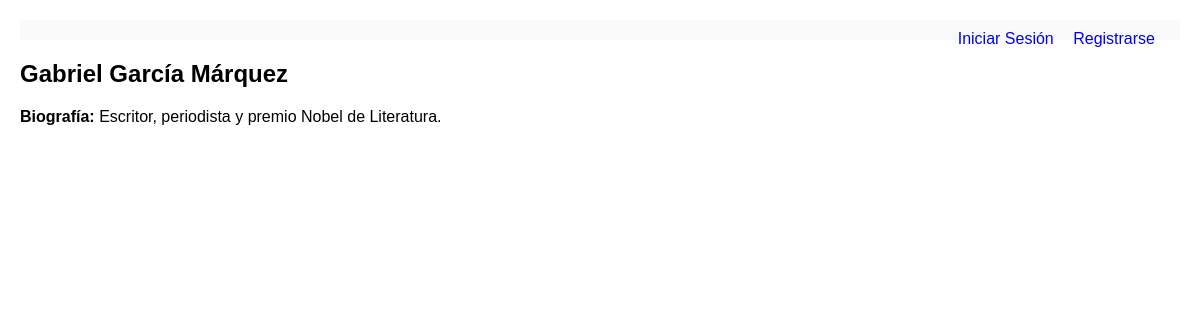
The app's page /autores/1/ with its own data.
### biblioteca/models.py (models this page shows, shortened)
class Autor(models.Model):
    nombre = models.CharField(max_length=100, help_text="Nombre completo del autor")
    fecha_nacimiento = models.DateField(null=True, blank=True)
    nacionalidad = models.CharField(max_length=50, blank=True)
    biografia = models.TextField(blank=True, help_text="Biografía del autor")
    fecha_creacion = models.DateTimeField(auto_now_add=True)
    class Meta:
        verbose_name = "Autor"
        verbose_name_plural = "Autores"
        ordering = ['nombre']

### biblioteca/views.py (the view)
# urls.py: path('autores/<int:autor_id>/', views.detalle_autor, name='detalle_autor'),
def detalle_autor(request, autor_id):
    autor = get_object_or_404(Autor, id=autor_id)
    return render(request, 'biblioteca/detalle_autor.html', {
        'autor': autor
    })

### biblioteca/templates/biblioteca/detalle_autor.html
{% extends 'biblioteca/base.html' %}
{% block content %}
<h2>{{ autor.nombre }}</h2>
<p><strong>Biografía:</strong> {{ autor.biografia }}</p>
{% endblock %}

### biblioteca/templates/biblioteca/base.html (style rules this page uses)
body { font-family: Arial, sans-serif; margin: 20px; }

### records on screen
Autor: nombre "Gabriel García Márquez", biografia "Escritor, periodista y premio Nobel de Literatura."
